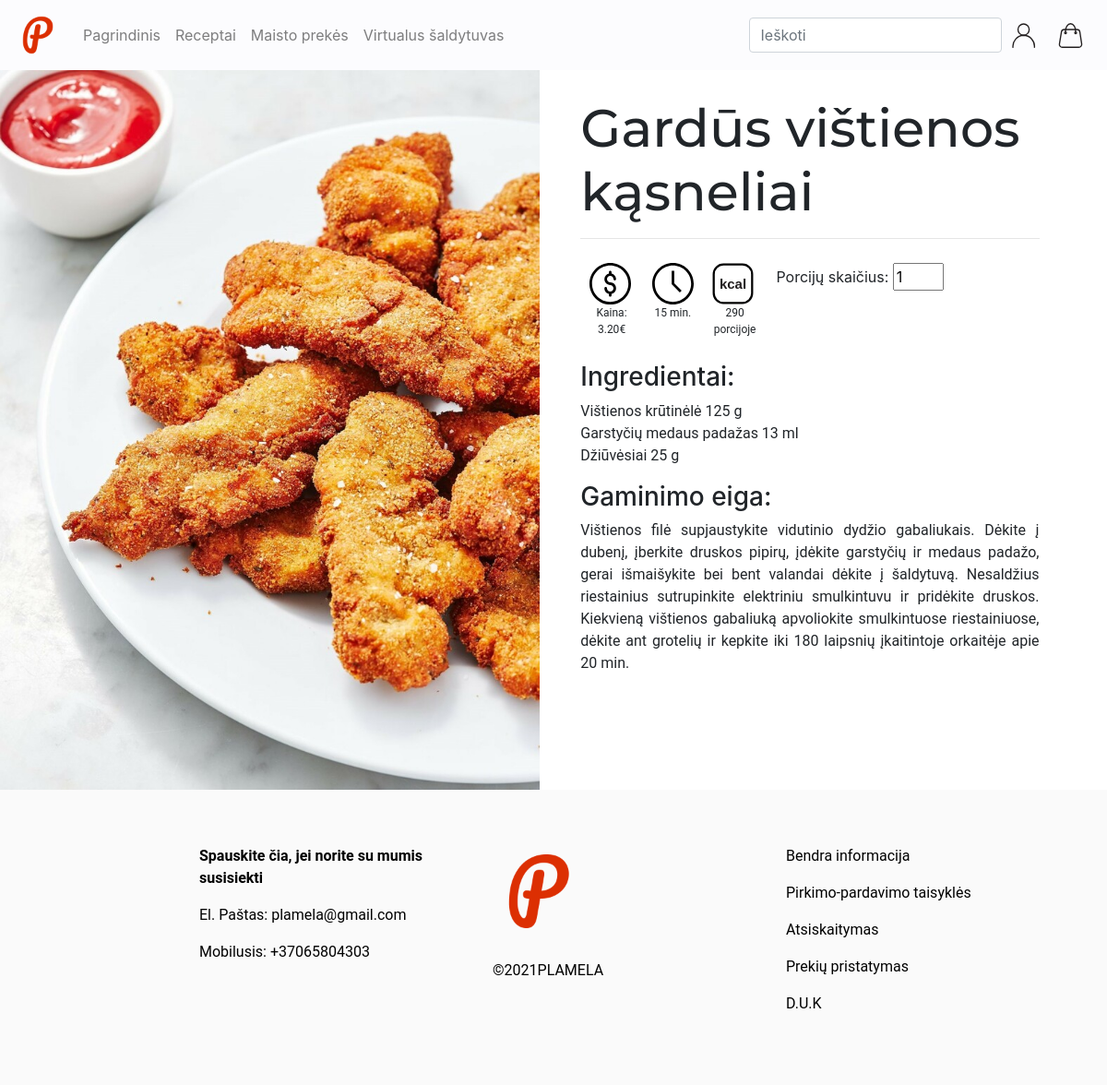
The page /receptas.php/?recid=4 on the database its author committed.
### tables this page shows
CREATE TABLE `recipes` (
  `rec_id` int(11) NOT NULL,
  `rec_name` varchar(32) NOT NULL,
  `rec_desc` text NOT NULL,
  `rec_ingredients` text NOT NULL,
  `rec_approxPrice` varchar(32) NOT NULL,
  `rec_calories` int(11) NOT NULL,
  `rec_img` varchar(32) NOT NULL
);

### receptas.php (the view, shortened to what this page needs)
<!DOCTYPE html>
<html lang="lt">
<head>
</head>
<body>
    <?php
        $recipe = $_GET["recid"];
        $hostname = "localhost";
        $username = "root";
        $password = "";
        $db = "plamela";
        $dbconnect = mysqli_connect($hostname,$username,$password,$db);
        $REZ = $dbconnect -> query("SELECT `rec_id`, `rec_name`, `rec_desc`, `rec_ingredients`, `rec_approxPrice`, `rec_calories`, `rec_img` FROM `recipes` WHERE `rec_id` = $recipe")
        or die(mysql_error());
        $recipes = [];
        for ($i = 0;  $i < $REZ->num_rows; $i++) {
            $recipes[$i] = $REZ -> fetch_assoc();
        }
    ?>
    <div class="row noPad noMrg">
        <div class="col-md noPad noMrg"><img style="width:100%" src="../rec-img/<?php echo $recipes[0]['rec_img']; ?>"></div>
        <div class="col-md">
            <div class="receptas">
                <h2><?php echo $recipes[0]['rec_name']; ?></h2><hr>
                <div class="icons1">
                    <div class="icons">
                        <img src="../img/dollar.svg">
                        <p>Kaina: <?php echo $recipes[0]['rec_approxPrice']; ?>€</p>
                    </div>
                    <div class="icons">
                        <img src="../img/clock.svg">
                        <p> 15 min.</p>
                    </div>
                    <div class="icons">
                        <img src="../img/kcal.svg">
                        <p><?php echo $recipes[0]['rec_calories']; ?> porcijoje</p>
                    </div>
                    <div class="icons">
                        Porcijų skaičius:
                        <input id="porcijos" type="number" style="width:20%" min="1" title="Porcijų skaičius" required="required" onchange="perskaiciuoti(this.value)">
                    </div>
                </div>
                <h3>Ingredientai:</h3>
                <p>
                    <?php
                        $ingredients = explode("\r\n", $recipes[0]['rec_ingredients']);
                        for ($i = 0;  $i < count($ingredients); $i++) {
                            $namecountval = explode(" | ", $ingredients[$i]);
                            echo $namecountval[0] . " <span class='kiekis'>" . $namecountval[1] . "</span> " . $namecountval[2] . " ";
                            echo '<br>';
                        }
                    ?>
                </p>
                <h3>Gaminimo eiga:</h3>
                <p>
                    <?php echo $recipes[0]['rec_desc']; ?>
                </p>
            </div>
        </div>
    </div>
</body>
</html>

### style2.css (style rules this page uses)
p { font-family: "Roboto", sans-serif; }
.receptas { padding-left: 5%; padding-right: 10%; padding-top: 5%; }
.receptas h2 { font-family: "Montserrat", sans-serif; font-size: 57px; }
.receptas p { text-align: justify; }
.icons1 { display: flex; }
.icons { margin: 10px; }
.icons p { text-align: center; font-size: 12px; }
.icons img { width: 45px; }
.noPad { padding: 0 !important; }
.noMrg { margin: 0 !important; }
h2 { font-family: "Roboto", sans-serif; }

### rows shown on the page
recipes: rec_img (picture), rec_name "Gardūs vištienos kąsneliai", rec_approxPrice "3.20", rec_calories "290", rec_ingredients "Vištienos krūtinėlė", rec_ingredients "125", rec_ingredients "g", rec_ingredients "Garstyčių medaus padažas", rec_ingredients "13", rec_ingredients "ml", rec_ingredients "Džiūvėsiai", rec_ingredients "25", rec_desc "Vištienos filė supjaustykite vidutinio dydžio gabaliukais. Dėkite į dubenį, įberkite druskos pipirų, įdėkite garstyčių ir medaus padažo, gerai išmaišykite bei bent valandai dėkite į šaldytuvą. Nesaldžius riestainius sutrupinkite elektriniu smulkintuvu ir pridėkite druskos. Kiekvieną vištienos gabaliuką apvoliokite smulkintuose riestainiuose, dėkite ant grotelių ir kepkite iki 180 laipsnių įkaitintoje orkaitėje apie 20 min."
